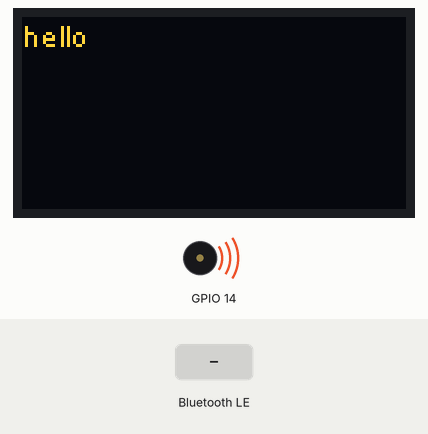
The program below on a simulated ESP32. Parts: 128×64 one-colour display, buzzer (waves = sounding). The inputs (shaded band) are chosen by the test bench. The OLED is the two-colour kind (top 16 rows yellow); nothing arrives over Bluetooth unless stated; a phone connects over Bluetooth LE 3 s after start; what the program prints to the serial monitor is not drawn.

Above: at 0.1 s.
At 1.7 s:
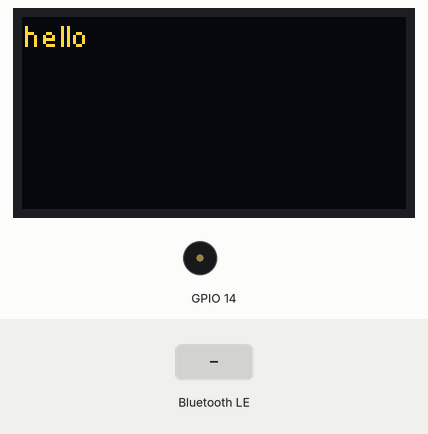
1.8 s: Bluetooth LE write "1" received
Timing chart, 0 to 4.8 s (numbered marks = the images above; inputs shaded):
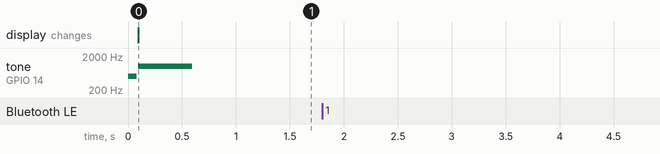

The program:

main.cpp
```cpp
//MARK: Runtime
#include <Arduino.h>
#include <Ticker.h>
#include "Tone32.h"
unsigned toneVal = 0;
unsigned cycle = 0;
Ticker timer;

//MARK: ESP32 Bluetooth
#include <BLEDevice.h>
#include <BLEUtils.h>
#include <BLEServer.h>
#include <BLEScan.h>
#include <BLEAdvertisedDevice.h>
#define SERVICE_UUID        "ebe000da-bbbb-cccc-dddd-eeeeffff0000"
#define CHARACTERISTIC_UUID "ebe01234-6666-7777-8888-9999aaaabbbb"
int scanTime = 2; //In seconds
BLEScan *pBLEScan;
BLEUUID targetService = BLEUUID(SERVICE_UUID);
bool deviceConnected = false;

//MARK: ROM Access
// #include <Preferences.h>
// unsigned long findings[8] = {0,0,0,0,0,0,0,0};
// Preferences rom;
// void save() {
//   rom.putBytes("friendAddress", findings, sizeof(findings));
// }

//MARK: OLED Display
#include "SSD1306Wire.h"
SSD1306Wire display(0x3c, 3, 2);//sda scl

//MARK: Timer Interrupt
void timerHandler() {
  ++cycle; //1 sec as a whole cycle |0|1|2|3|
  if(cycle > 3) {cycle = 0;}
  if(!toneVal) {return;}
  if(!cycle%2) {return;}
  int freq = toneVal * 400;
  if(cycle == 3) {tone(14, freq, 200, 0);}
  else if(toneVal > 2) {tone(14, freq, 200, 0);}
}

void setVibrate(int rssi) { //-95 ~ -75
  if(rssi > -95) {
    if(rssi > -85) {
      if(rssi > -75) {//near
        toneVal = 3;
      } else {//mid
        toneVal = 2;
      }
    } else {//far
      toneVal = 1;
    }
  } else {//too far
    toneVal = 0;
  }
}

class MyAdvertisedDeviceCallbacks: public BLEAdvertisedDeviceCallbacks {
    void onResult(BLEAdvertisedDevice advertisedDevice) {
      if(advertisedDevice.haveServiceUUID()) {
        if(advertisedDevice.getServiceUUID().equals(targetService)) {
          if(advertisedDevice.haveRSSI()) {
            setVibrate(advertisedDevice.getRSSI());
          }
        }
      }
    }
};

class BLEServerEventHandler: public BLEServerCallbacks {
  void onConnect(BLEServer* pServer) {
    deviceConnected = true;
  };
  void onDisconnect(BLEServer* pServer) {
    deviceConnected = false;
  }
};

class BCDelegate: public BLECharacteristicCallbacks {
  void onWrite(BLECharacteristic *pCharacteristic) {
    std::string rxValue = pCharacteristic->getValue();
    if (rxValue.length() > 0) {
      for (int i = 0; i < rxValue.length(); i++) {Serial.print(rxValue[i]);}
      Serial.println();
      //rxValue
    }
  }
};

void setup() {
  tone(14, 500, 80, 0);
  Serial.begin(115200);
  Serial.println("Scanning...");

  //Display
  display.clear();
  display.print("hello");

  //EEPROM
  //rom.begin("friendList");
  //size_t length = rom.getBytesLength("friendAddress");
  //if(length) {
    //rom.getBytes("friendAddress", findings, length);
  //}

  //Peers
  BLEDevice::init("ESP32 BLE Test Device");
  pBLEScan = BLEDevice::getScan();
  pBLEScan->setAdvertisedDeviceCallbacks(new MyAdvertisedDeviceCallbacks());
  pBLEScan->setActiveScan(true); //active scan uses more power, but get results faster
  pBLEScan->setInterval(100);
  pBLEScan->setWindow(99);  // less or equal setInterval value

  //Phone
  BLEServer *pServer = BLEDevice::createServer();
  pServer->setCallbacks(new BLEServerEventHandler());
  BLEService *pService = pServer->createService(SERVICE_UUID);
  BLECharacteristic *pCharacteristic = pService->createCharacteristic(
    CHARACTERISTIC_UUID,
    BLECharacteristic::PROPERTY_READ | BLECharacteristic::PROPERTY_WRITE);
  pCharacteristic->setCallbacks(new BCDelegate());
  pCharacteristic->setValue("Hello World says Neil");
  pService->start();
  BLEAdvertising *pAdvertising = BLEDevice::getAdvertising();
  pAdvertising->addServiceUUID(SERVICE_UUID);
  pAdvertising->setScanResponse(true);
  pAdvertising->setMinPreferred(0x06);  //enabling iPhone connections
  pAdvertising->setMinPreferred(0x12);
  BLEDevice::startAdvertising();
  Serial.println("Characteristic defined");
  tone(14, 1000, 500, 0);
  timer.attach_ms(250, timerHandler);
}

void loop() {
  toneVal = 0;
  BLEScanResults foundDevices = pBLEScan->start(scanTime, false);
  //Serial.println(foundDevices.getCount());
  pBLEScan->clearResults();   //release memory
  delay(30);
}
```

Measured:
- after the input at 1.8 s, every drawn part: stays the same
